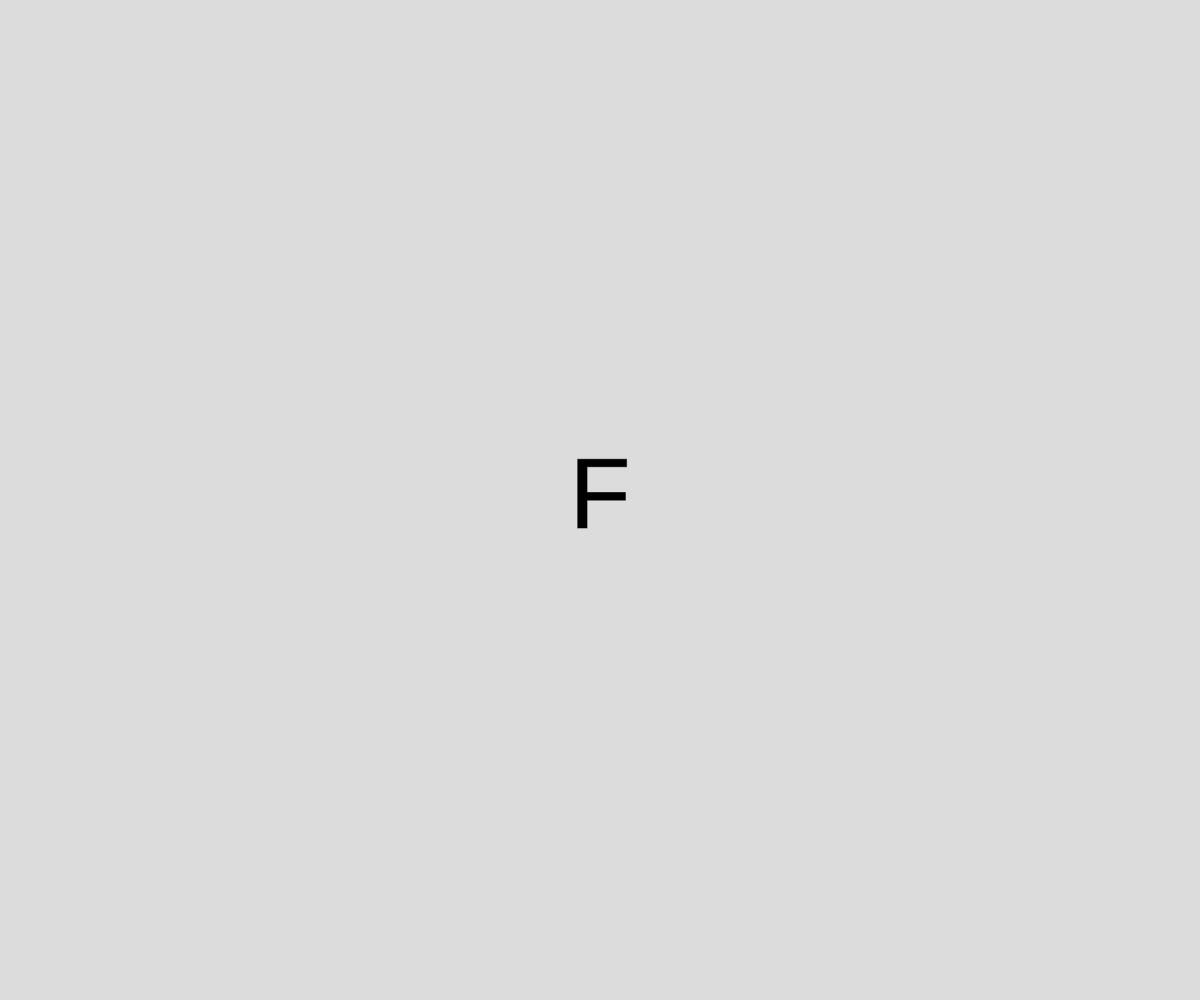
Frame 1 (no input)
Frame 60 (no input): identical to frame 1, image omitted
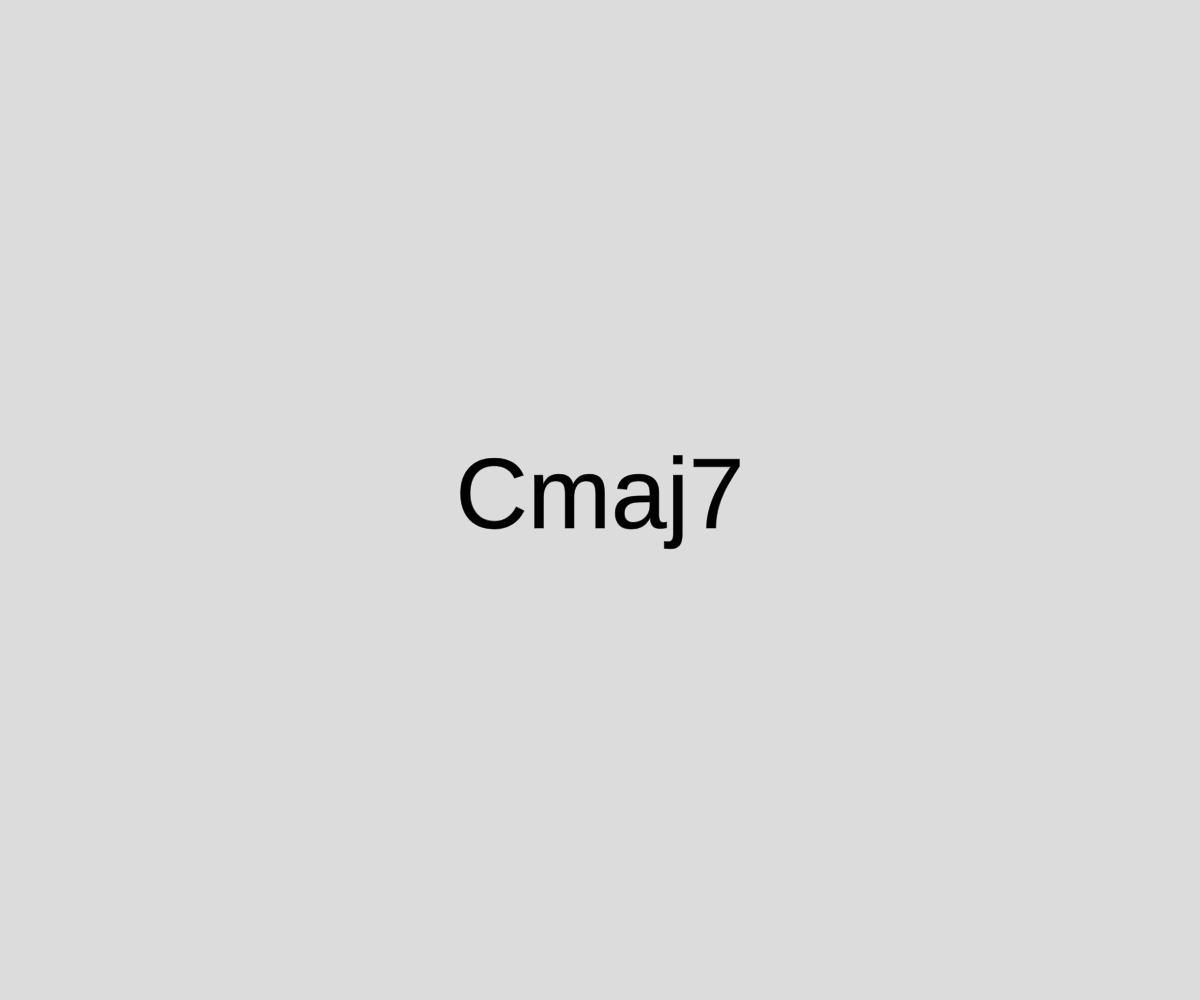
Frame 120 (the mouse pressed at the canvas centre since frame 60)

The p5.js sketch that drew these frames (run headless with seeded random() and noise() and a simulated clock; from frame 60 on, the mouse is pressed at the canvas centre):

// p5.js sketch
// ── sketch.js
let chord = [];
let choose;



function setup() {
  createCanvas(windowWidth, windowHeight);
  chord = ["Cmaj7", "G", "F", "Am7"];
  choose = int(random(chord.length));

}

function draw() {
  background(220);


  textAlign(CENTER, CENTER);
  stroke(100);
  textSize(100);
  //console.log(choose);

  text(chord[choose], width/2, height/2);


}


function mousePressed(){
  
  choose = int(random(chord.length));

}
